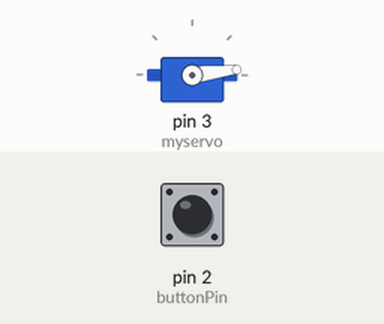
The sketch below on a simulated Arduino Uno, built for the host (arithmetic inside an expression is 32-bit, double 64-bit). Shown: servo. Inputs (shaded band) come from the test bench; at power-on: pin 2 (buttonPin) LOW. What the sketch prints to the serial monitor is not drawn.

Above: at 4.2 s.
4.3 s: pin 2 (buttonPin) pulled HIGH for 3.2 s
At 5.2 s:
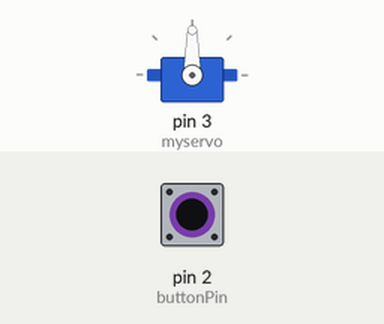
9.0 s: pin 2 (buttonPin) pulled HIGH for 0.15 s
At 10.0 s:
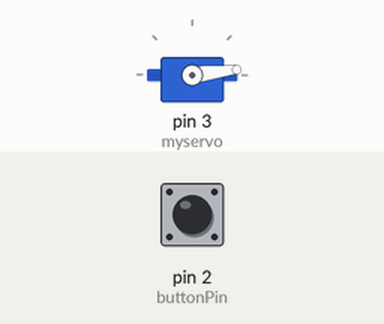
10.6 s: pin 2 (buttonPin) pulled HIGH for 1 s
At 11.2 s:
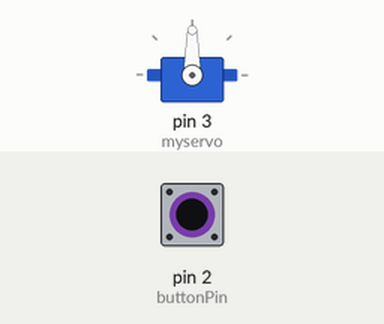
Timing chart, 0 to 13.6 s (numbered marks = the images above; inputs shaded):
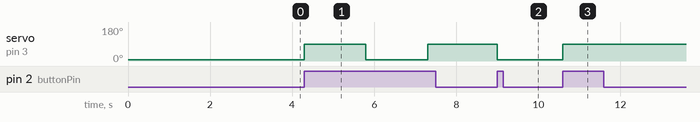

The sketch:

RFID_Door_Lock_rev_1_2.ino
```cpp
/* Code written by Shane Fonyi
 * Using Arduino UNO, servo HiTEC HS-322HD, & ElectHouse RFID
 * Shane Fonyi (C) All Rights Reserved
 * 2/23/2016
 * Email: shane@jayhawk.us
 * Rev 1.1: Method added to toggle lock
 * Rev 1.2 : 5 Sec delay added for auto door lock
 * Rev 1.3 : Removed delay for security reasons. Fixed the serial input for IDs. Added a delay for queue to build.
 */

#include <SoftwareSerial.h>
SoftwareSerial mySerial(10, 11); //pin10 Tx, pin11 Rx
#include <Servo.h>
Servo myservo;  //declare the servo attach to pin 3
int unlock=90; //right turn for servo
int lock=7; //up position for servo
int out_flag =0;
String cardNumber=""; //string to store card number
unsigned long actionTime;    //store time when lock is toggled
int buttonPress = 0;  //declare variable for button status
int lastbuttonPress = 0;  //declare variable for last button status
boolean locked = true;
const int buttonPin = 2;     // the number of the pushbutton pin
int buttonState = 0; //current button state
void setup()
{
myservo.attach(3);//servo assigned pin 3
myservo.write(lock);  //set servo to lock
delay(3000);
myservo.detach(); //detach the servo to save battery
// initialize the pushbutton pin as an input:
pinMode(buttonPin, INPUT);
Serial.begin(9600);
mySerial.listen();
Serial.println("We ready\n");
// set the data rate for the SoftwareSerial port
mySerial.begin(9600);
mySerial.write(0x02); //Send the command to RFID, please refer to RFID manual
}
void loop() // run over and over
{
      buttonState = digitalRead(buttonPin); //check button state
       if (buttonState == HIGH) {
        // if button is pressed toggle lock
        //Serial.print("Button Pressed");
        toggleLock();
      }
      while (mySerial.available()) { //check serial
      delay(10);
      byte C = mySerial.read(); //read data from RFID to byte
      //if (C<16) Serial.print("0"); //add ending marker
      cardNumber.concat(C); //concatinate the bytes and typecast string
      //Serial.print(cardNumber);
      //Serial.print(C ,HEX); //Display the Serial Number in HEX
      out_flag =1;
    }
      //Serial.print(cardNumber);
      if (cardNumber == '123456789'){
      //Serial.print("ALLOWED\n");
      toggleLock();
      cardNumber.remove(0); //clear the string for next number
      }
     if (out_flag >0) {
       Serial.println();
       cardNumber.remove(0);
       out_flag = 0;
     }

}


void toggleLock(){  //sequence to cycle the lock (servo)
  myservo.attach(3);
  if(locked == true){      // compare locked status to last time
    //Serial.println("Door Unlocked");
    myservo.write(unlock);
    delay(1500);
    locked = !locked;      //change locked status
    //actionTime = millis();  //record time this locking action happened
    //delay(5000); //delay 5 seconds
    //toggleLock(); //auto lock the door
  }
  else {
    //Serial.println("Door Locked");
    myservo.write(lock);
    delay(1500);
    locked = !locked;      //change the locked status
    //actionTime = millis();  //record time this locking action happened
  }
  myservo.detach();
  cardNumber.remove(0);
}
```

Measured:
- after the input at 4.3 s, servo on pin 3 (myservo): 7° → 90° at once, → 7° 1.5 s later, → 90° 1.5 s later
- after the input at 9.0 s, servo on pin 3 (myservo): 90° → 7° at once
- after the input at 10.6 s, servo on pin 3 (myservo): 7° → 90° at once
